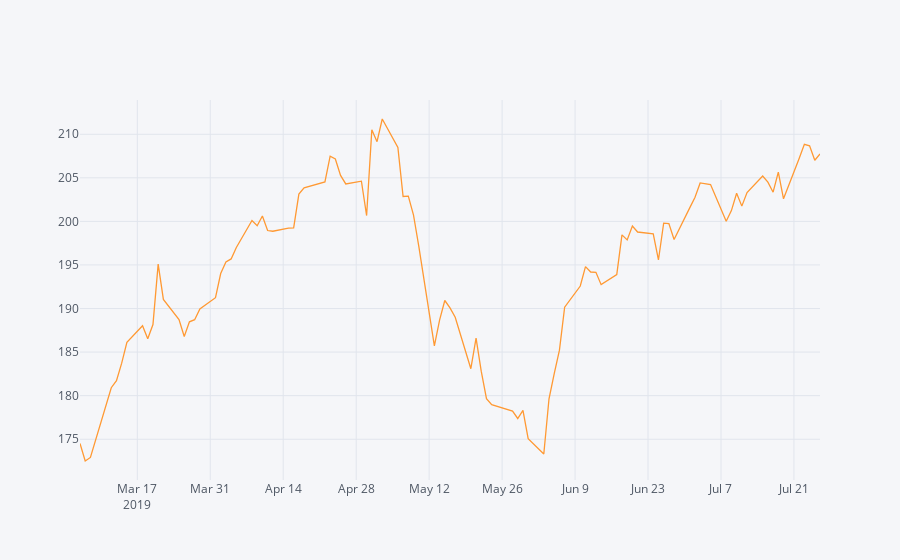

Notebook code cell kept with this figure:
### Code cell
#Graficamos aquí con pyplot
aapl_data['4. close'].iplot(kind='scatter')
